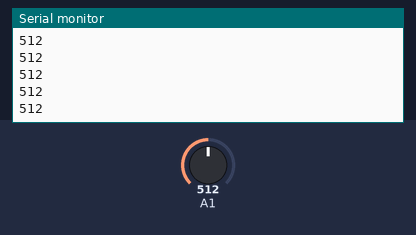
Bench run of a sketch on a simulated Arduino Uno, built with avr-gcc and run on an emulated ATmega328P. Parts: the last lines printed to the serial monitor. Inputs (shaded band) come from the test bench; at power-on: A1 = 512.

Above: at 1.2 s.
1.3 s: A1 set to 716
At 1.9 s:
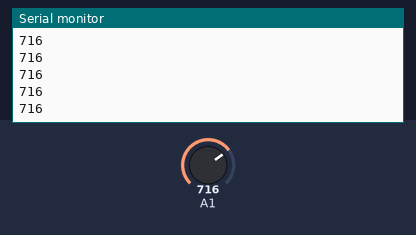
2.8 s: A1 set to 900
At 3.7 s:
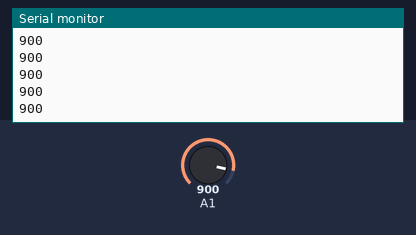
Timing chart, 0 to 5.8 s (numbered marks = the images above; inputs shaded):
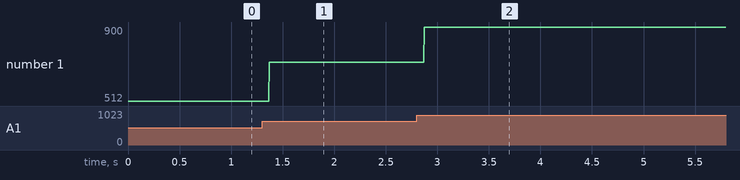

The sketch:

IR_sensor.ino
```cpp
void setup() {
  Serial.begin(9600);

}

void loop() {
  int a=analogRead(15);
  Serial.print(a);
  Serial.print("\n");
}
```

Measured:
- after the input at 1.3 s, the serial monitor: prints a new line after 0.07 s (image 1)
- after the input at 2.8 s, the serial monitor: prints a new line after 0.07 s (image 2)
- plotted number 1: 512 → 716 after the input at 1.3 s, 716 → 900 after the input at 2.8 s
